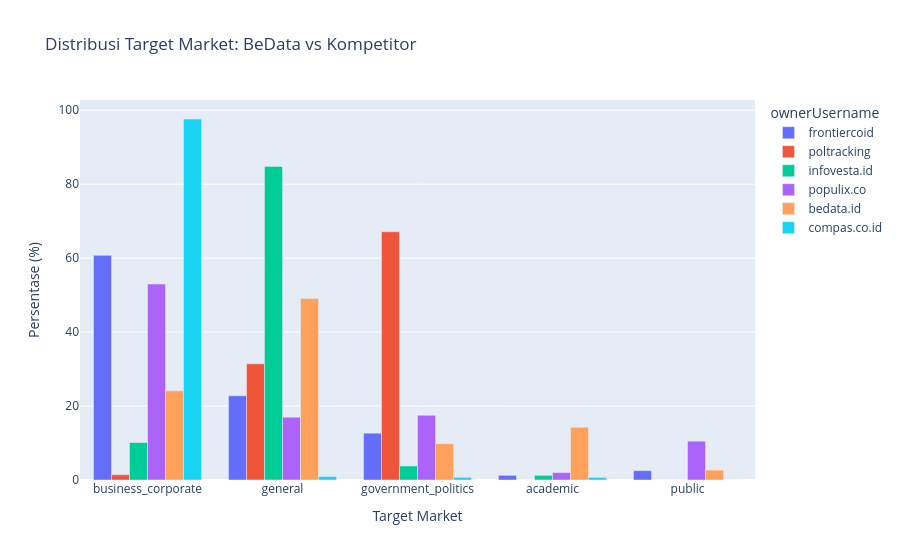

Source (notebook cell):
### Code cell
import pandas as pd
import plotly.express as px

owners = OWNERS
target_order = ["business_corporate", "general", "government_politics", "academic", "public"]

# hitung % per owner-target
target_count = (
    df.groupby(["ownerUsername", "target_market"])
      .size()
      .reset_index(name="count")
)
target_count["total"] = target_count.groupby("ownerUsername")["count"].transform("sum")
target_count["pct"] = (target_count["count"] / target_count["total"]) * 100

# wide table (%)
target_pct = (
    target_count
    .pivot(index="ownerUsername", columns="target_market", values="pct")
    .fillna(0)
    .reindex(owners)
    .reindex(columns=target_order, fill_value=0)
)

# long table (untuk plotly)
plot_df_target = target_pct.reset_index().melt(
    id_vars="ownerUsername", var_name="target_market", value_name="pct"
)

display(target_pct.round(1))
fig = px.bar(
    plot_df_target,
    x="target_market",
    y="pct",
    color="ownerUsername",
    barmode="group",
    category_orders={
        "ownerUsername": owners,
        "target_market": target_order
    },
    title="Distribusi Target Market: BeData vs Kompetitor"
)
fig.update_layout(yaxis_title="Persentase (%)", xaxis_title="Target Market")
fig.show()

### Figure 1 — Plotly figure (JSON) as saved in the notebook; plotly's stock layout.template omitted (floating-point values rounded to 4 significant figures)
{"data": [{"alignmentgroup": "True", "hovertemplate": "ownerUsername=frontiercoid<br>target_market=%{x}<br>pct=%{y}<extra></extra>", "legendgroup": "frontiercoid", "marker": {"color": "#636efa", "pattern": {"shape": ""}}, "name": "frontiercoid", "offsetgroup": "frontiercoid", "orientation": "v", "showlegend": true, "textposition": "auto", "type": "bar", "x": ["business_corporate", "general", "government_politics", "academic", "public"], "xaxis": "x", "y": [60.76, 22.78, 12.66, 1.266, 2.532], "yaxis": "y"}, {"alignmentgroup": "True", "hovertemplate": "ownerUsername=poltracking<br>target_market=%{x}<br>pct=%{y}<extra></extra>", "legendgroup": "poltracking", "marker": {"color": "#EF553B", "pattern": {"shape": ""}}, "name": "poltracking", "offsetgroup": "poltracking", "orientation": "v", "showlegend": true, "textposition": "auto", "type": "bar", "x": ["business_corporate", "general", "government_politics", "academic", "public"], "xaxis": "x", "y": [1.429, 31.43, 67.14, 0.0, 0.0], "yaxis": "y"}, {"alignmentgroup": "True", "hovertemplate": "ownerUsername=infovesta.id<br>target_market=%{x}<br>pct=%{y}<extra></extra>", "legendgroup": "infovesta.id", "marker": {"color": "#00cc96", "pattern": {"shape": ""}}, "name": "infovesta.id", "offsetgroup": "infovesta.id", "orientation": "v", "showlegend": true, "textposition": "auto", "type": "bar", "x": ["business_corporate", "general", "government_politics", "academic", "public"], "xaxis": "x", "y": [10.13, 84.81, 3.797, 1.266, 0.0], "yaxis": "y"}, {"alignmentgroup": "True", "hovertemplate": "ownerUsername=populix.co<br>target_market=%{x}<br>pct=%{y}<extra></extra>", "legendgroup": "populix.co", "marker": {"color": "#ab63fa", "pattern": {"shape": ""}}, "name": "populix.co", "offsetgroup": "populix.co", "orientation": "v", "showlegend": true, "textposition": "auto", "type": "bar", "x": ["business_corporate", "general", "government_politics", "academic", "public"], "xaxis": "x", "y": [53.0, 17.0, 17.5, 2.0, 10.5], "yaxis": "y"}, {"alignmentgroup": "True", "hovertemplate": "ownerUsername=bedata.id<br>target_market=%{x}<br>pct=%{y}<extra></extra>", "legendgroup": "bedata.id", "marker": {"color": "#FFA15A", "pattern": {"shape": ""}}, "name": "bedata.id", "offsetgroup": "bedata.id", "orientation": "v", "showlegend": true, "textposition": "auto", "type": "bar", "x": ["business_corporate", "general", "government_politics", "academic", "public"], "xaxis": "x", "y": [24.11, 49.11, 9.821, 14.29, 2.679], "yaxis": "y"}, {"alignmentgroup": "True", "hovertemplate": "ownerUsername=compas.co.id<br>target_market=%{x}<br>pct=%{y}<extra></extra>", "legendgroup": "compas.co.id", "marker": {"color": "#19d3f3", "pattern": {"shape": ""}}, "name": "compas.co.id", "offsetgroup": "compas.co.id", "orientation": "v", "showlegend": true, "textposition": "auto", "type": "bar", "x": ["business_corporate", "general", "government_politics", "academic", "public"], "xaxis": "x", "y": [97.64, 0.9434, 0.7075, 0.7075, 0.0], "yaxis": "y"}], "layout": {"barmode": "group", "legend": {"title": {"text": "ownerUsername"}, "tracegroupgap": 0}, "title": {"text": "Distribusi Target Market: BeData vs Kompetitor"}, "xaxis": {"anchor": "y", "categoryarray": ["business_corporate", "general", "government_politics", "academic", "public"], "categoryorder": "array", "domain": [0, 1], "title": {"text": "Target Market"}}, "yaxis": {"anchor": "x", "domain": [0, 1], "title": {"text": "Persentase (%)"}}}}
